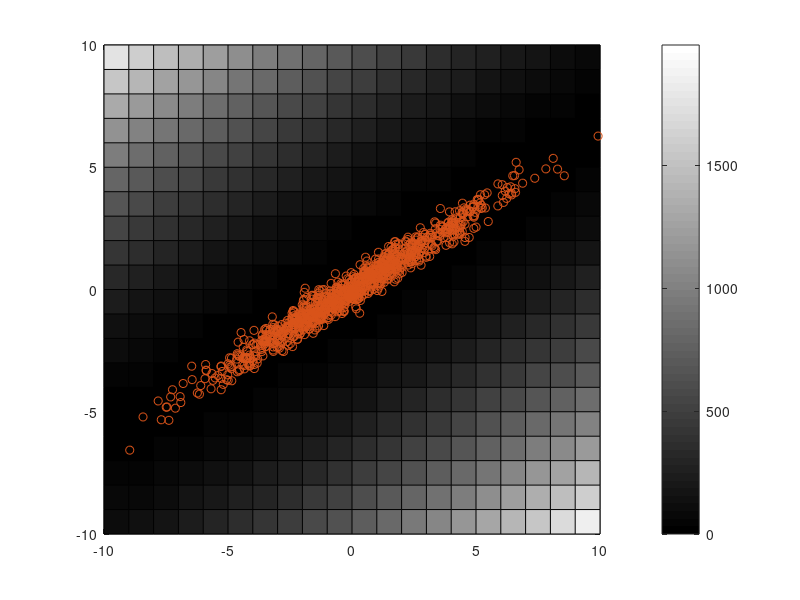

Write MATLAB code to recreate this figure.
#
# The following code has been tested on Octave.
#

# create x and y as iid normal 2D distribution
x = randn (1000, 1);
y = randn (1000, 1);
# We believe the above and do not plot - but we could.
# scatter (xt, yt);

# An example random covariance matrix A (symmetric, positive definite).
A = randn(2,2); A = A'*A; A = (A + A')/2;

# Distort our centered normal distribution using A
t = A*[x, y]';
xt = t(1,:)';
yt = t(2,:)';
# and plot the result:
scatter (xt, yt);
# The plot often reverts to a single long line with some random orientation. Do this
# a couple of times and you will end up with one that is a wider elipsoid.

# Compute the covariance matrix of this 2d distribution.
C = cov(xt, yt);

# Now we can use a new 2d-point np and compute the Mahalanobis distance to our distribution.
np = [0,10];

#
# Use SVD to compute singular value decomposition of the variance-covariance matrix.
[U, S, V] = svd(C);
# Now C equals U*S*V'.
# Replace the sigular values with their inverses, using Tikhonov regularization
# Instead of Sn = diag(1./diag(S)) use regularization:
Sn = diag( diag(S) ./ (diag(S).^2 + 0.001^2) )

# Reconstitute a C using the changed/inverted singular values. Applying this Ct matrix to a datapoint
# will change the datapoint, large values are getting smaller and small values are getting larger. 
# This does not rotate our distribution but makes the two axes/dimensions have the same variance - we 
# de-correlate the data in [xt; yt].
Ct = U*Sn*V';
# Compute the Mahalanobis distance mdist of np to C using a quadratic form.
mdist = np * Ct * np'
# The above "quadratic form" transforms np by Ct, decorrelating it, np is moved to undo the 
# distortion caused by the correlation of the data. We compute a sum of squares as a distance 
# to the origin in that decorrelated space. 'mdist' is now a scalar distance value associated 
# with np. Large mdist means a large Mahalanobis distance of np to the center of the distribution
# (first order) and based on the variances (second order moments).

#
# Here an example. A nice $A$ could be:
#
A = [ 2.4612, 1.3870; 1.3870, 1.2047];
# The point cloud looks like this:
t = A*[x, y]';
xt = t(1,:)';
yt = t(2,:)';
scatter (xt, yt);
# and has a variance/covariance matrix:
C = cov(xt, yt);
# The Mahalanobis computation using Tikhonov regularization:
[U, S, V] = svd(C);
Sn = diag( (diag(S) ./ (diag(S).^2 + 0.001^2)) );
Ct = U*Sn*V';

# And compute one scalar distance $d$ to point [5,2] (close to the distribution)
np = [5,2];
d = np * Ct * np'
# And now a point [-5,2] (farther away from the distribution)
np = [-5,2];
d = np * Ct * np'

#
# Distance map to verify what we are doing.
#
[mx,my] = meshgrid(-10:1:10, -10:1:10);
m = zeros(size(mx,1),size(mx,2))
for i=1:size(mx,1)
    for j=1:size(mx,2)
        np = [mx(i,j); my(i,j)]';
        m(i,j) = np * Ct * np';
    end
end
pcolor (mx, my, m); colorbar; colormap(gray);
hold on;
scatter (xt, yt);
# In this image large values are farther away from the distribution.
